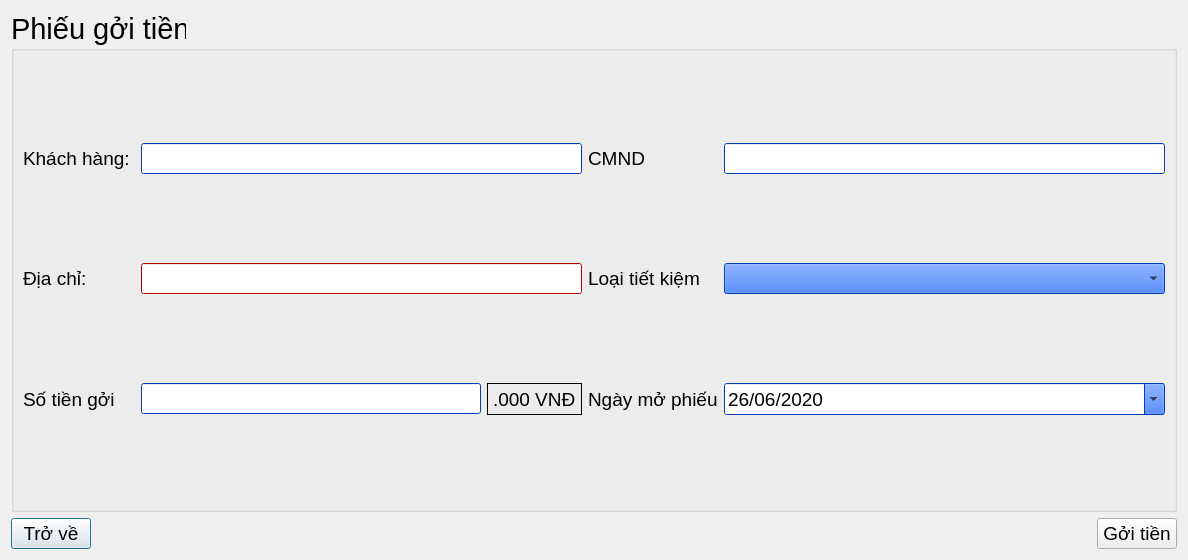
<?xml version="1.0" encoding="UTF-8"?>
<ui version="4.0">
 <class>PhieuGoiTien</class>
 <widget class="QDialog" name="PhieuGoiTien">
  <property name="geometry">
   <rect>
    <x>0</x>
    <y>0</y>
    <width>1188</width>
    <height>560</height>
   </rect>
  </property>
  <property name="windowTitle">
   <string/>
  </property>
  <layout class="QVBoxLayout" name="verticalLayout_2">
   <item>
    <widget class="QGroupBox" name="groupBox">
     <property name="palette">
      <palette>
       <active>
        <colorrole role="WindowText">
         <brush brushstyle="SolidPattern">
          <color alpha="255">
           <red>0</red>
           <green>0</green>
           <blue>0</blue>
          </color>
         </brush>
        </colorrole>
        <colorrole role="Button">
         <brush brushstyle="SolidPattern">
          <color alpha="255">
           <red>0</red>
           <green>85</green>
           <blue>255</blue>
          </color>
         </brush>
        </colorrole>
        <colorrole role="Light">
         <brush brushstyle="SolidPattern">
          <color alpha="255">
           <red>127</red>
           <green>170</green>
           <blue>255</blue>
          </color>
         </brush>
        </colorrole>
        <colorrole role="Midlight">
         <brush brushstyle="SolidPattern">
          <color alpha="255">
           <red>63</red>
           <green>127</green>
           <blue>255</blue>
          </color>
         </brush>
        </colorrole>
        <colorrole role="Dark">
         <brush brushstyle="SolidPattern">
          <color alpha="255">
           <red>0</red>
           <green>42</green>
           <blue>127</blue>
          </color>
         </brush>
        </colorrole>
        <colorrole role="Mid">
         <brush brushstyle="SolidPattern">
          <color alpha="255">
           <red>0</red>
           <green>56</green>
           <blue>170</blue>
          </color>
         </brush>
        </colorrole>
        <colorrole role="Text">
         <brush brushstyle="SolidPattern">
          <color alpha="255">
           <red>0</red>
           <green>0</green>
           <blue>0</blue>
          </color>
         </brush>
        </colorrole>
        <colorrole role="BrightText">
         <brush brushstyle="SolidPattern">
          <color alpha="255">
           <red>255</red>
           <green>255</green>
           <blue>255</blue>
          </color>
         </brush>
        </colorrole>
        <colorrole role="ButtonText">
         <brush brushstyle="SolidPattern">
          <color alpha="255">
           <red>0</red>
           <green>0</green>
           <blue>0</blue>
          </color>
         </brush>
        </colorrole>
        <colorrole role="Base">
         <brush brushstyle="SolidPattern">
          <color alpha="255">
           <red>255</red>
           <green>255</green>
           <blue>255</blue>
          </color>
         </brush>
        </colorrole>
        <colorrole role="Window">
         <brush brushstyle="SolidPattern">
          <color alpha="255">
           <red>0</red>
           <green>85</green>
           <blue>255</blue>
          </color>
         </brush>
        </colorrole>
        <colorrole role="Shadow">
         <brush brushstyle="SolidPattern">
          <color alpha="255">
           <red>0</red>
           <green>0</green>
           <blue>0</blue>
          </color>
         </brush>
        </colorrole>
        <colorrole role="AlternateBase">
         <brush brushstyle="SolidPattern">
          <color alpha="255">
           <red>127</red>
           <green>170</green>
           <blue>255</blue>
          </color>
         </brush>
        </colorrole>
        <colorrole role="ToolTipBase">
         <brush brushstyle="SolidPattern">
          <color alpha="255">
           <red>255</red>
           <green>255</green>
           <blue>220</blue>
          </color>
         </brush>
        </colorrole>
        <colorrole role="ToolTipText">
         <brush brushstyle="SolidPattern">
          <color alpha="255">
           <red>0</red>
           <green>0</green>
           <blue>0</blue>
          </color>
         </brush>
        </colorrole>
        <colorrole role="PlaceholderText">
         <brush brushstyle="SolidPattern">
          <color alpha="128">
           <red>0</red>
           <green>0</green>
           <blue>0</blue>
          </color>
         </brush>
        </colorrole>
       </active>
       <inactive>
        <colorrole role="WindowText">
         <brush brushstyle="SolidPattern">
          <color alpha="255">
           <red>0</red>
           <green>0</green>
           <blue>0</blue>
          </color>
         </brush>
        </colorrole>
        <colorrole role="Button">
         <brush brushstyle="SolidPattern">
          <color alpha="255">
           <red>0</red>
           <green>85</green>
           <blue>255</blue>
          </color>
         </brush>
        </colorrole>
        <colorrole role="Light">
         <brush brushstyle="SolidPattern">
          <color alpha="255">
           <red>127</red>
           <green>170</green>
           <blue>255</blue>
          </color>
         </brush>
        </colorrole>
        <colorrole role="Midlight">
         <brush brushstyle="SolidPattern">
          <color alpha="255">
           <red>63</red>
           <green>127</green>
           <blue>255</blue>
          </color>
         </brush>
        </colorrole>
        <colorrole role="Dark">
         <brush brushstyle="SolidPattern">
          <color alpha="255">
           <red>0</red>
           <green>42</green>
           <blue>127</blue>
          </color>
         </brush>
        </colorrole>
        <colorrole role="Mid">
         <brush brushstyle="SolidPattern">
          <color alpha="255">
           <red>0</red>
           <green>56</green>
           <blue>170</blue>
          </color>
         </brush>
        </colorrole>
        <colorrole role="Text">
         <brush brushstyle="SolidPattern">
          <color alpha="255">
           <red>0</red>
           <green>0</green>
           <blue>0</blue>
          </color>
         </brush>
        </colorrole>
        <colorrole role="BrightText">
         <brush brushstyle="SolidPattern">
          <color alpha="255">
           <red>255</red>
           <green>255</green>
           <blue>255</blue>
          </color>
         </brush>
        </colorrole>
        <colorrole role="ButtonText">
         <brush brushstyle="SolidPattern">
          <color alpha="255">
           <red>0</red>
           <green>0</green>
           <blue>0</blue>
          </color>
         </brush>
        </colorrole>
        <colorrole role="Base">
         <brush brushstyle="SolidPattern">
          <color alpha="255">
           <red>255</red>
           <green>255</green>
           <blue>255</blue>
          </color>
         </brush>
        </colorrole>
        <colorrole role="Window">
         <brush brushstyle="SolidPattern">
          <color alpha="255">
           <red>0</red>
           <green>85</green>
           <blue>255</blue>
          </color>
         </brush>
        </colorrole>
        <colorrole role="Shadow">
         <brush brushstyle="SolidPattern">
          <color alpha="255">
           <red>0</red>
           <green>0</green>
           <blue>0</blue>
          </color>
         </brush>
        </colorrole>
        <colorrole role="AlternateBase">
         <brush brushstyle="SolidPattern">
          <color alpha="255">
           <red>127</red>
           <green>170</green>
           <blue>255</blue>
          </color>
         </brush>
        </colorrole>
        <colorrole role="ToolTipBase">
         <brush brushstyle="SolidPattern">
          <color alpha="255">
           <red>255</red>
           <green>255</green>
           <blue>220</blue>
          </color>
         </brush>
        </colorrole>
        <colorrole role="ToolTipText">
         <brush brushstyle="SolidPattern">
          <color alpha="255">
           <red>0</red>
           <green>0</green>
           <blue>0</blue>
          </color>
         </brush>
        </colorrole>
        <colorrole role="PlaceholderText">
         <brush brushstyle="SolidPattern">
          <color alpha="128">
           <red>0</red>
           <green>0</green>
           <blue>0</blue>
          </color>
         </brush>
        </colorrole>
       </inactive>
       <disabled>
        <colorrole role="WindowText">
         <brush brushstyle="SolidPattern">
          <color alpha="255">
           <red>0</red>
           <green>42</green>
           <blue>127</blue>
          </color>
         </brush>
        </colorrole>
        <colorrole role="Button">
         <brush brushstyle="SolidPattern">
          <color alpha="255">
           <red>0</red>
           <green>85</green>
           <blue>255</blue>
          </color>
         </brush>
        </colorrole>
        <colorrole role="Light">
         <brush brushstyle="SolidPattern">
          <color alpha="255">
           <red>127</red>
           <green>170</green>
           <blue>255</blue>
          </color>
         </brush>
        </colorrole>
        <colorrole role="Midlight">
         <brush brushstyle="SolidPattern">
          <color alpha="255">
           <red>63</red>
           <green>127</green>
           <blue>255</blue>
          </color>
         </brush>
        </colorrole>
        <colorrole role="Dark">
         <brush brushstyle="SolidPattern">
          <color alpha="255">
           <red>0</red>
           <green>42</green>
           <blue>127</blue>
          </color>
         </brush>
        </colorrole>
        <colorrole role="Mid">
         <brush brushstyle="SolidPattern">
          <color alpha="255">
           <red>0</red>
           <green>56</green>
           <blue>170</blue>
          </color>
         </brush>
        </colorrole>
        <colorrole role="Text">
         <brush brushstyle="SolidPattern">
          <color alpha="255">
           <red>0</red>
           <green>42</green>
           <blue>127</blue>
          </color>
         </brush>
        </colorrole>
        <colorrole role="BrightText">
         <brush brushstyle="SolidPattern">
          <color alpha="255">
           <red>255</red>
           <green>255</green>
           <blue>255</blue>
          </color>
         </brush>
        </colorrole>
        <colorrole role="ButtonText">
         <brush brushstyle="SolidPattern">
          <color alpha="255">
           <red>0</red>
           <green>42</green>
           <blue>127</blue>
          </color>
         </brush>
        </colorrole>
        <colorrole role="Base">
         <brush brushstyle="SolidPattern">
          <color alpha="255">
           <red>0</red>
           <green>85</green>
           <blue>255</blue>
          </color>
         </brush>
        </colorrole>
        <colorrole role="Window">
         <brush brushstyle="SolidPattern">
          <color alpha="255">
           <red>0</red>
           <green>85</green>
           <blue>255</blue>
          </color>
         </brush>
        </colorrole>
        <colorrole role="Shadow">
         <brush brushstyle="SolidPattern">
          <color alpha="255">
           <red>0</red>
           <green>0</green>
           <blue>0</blue>
          </color>
         </brush>
        </colorrole>
        <colorrole role="AlternateBase">
         <brush brushstyle="SolidPattern">
          <color alpha="255">
           <red>0</red>
           <green>85</green>
           <blue>255</blue>
          </color>
         </brush>
        </colorrole>
        <colorrole role="ToolTipBase">
         <brush brushstyle="SolidPattern">
          <color alpha="255">
           <red>255</red>
           <green>255</green>
           <blue>220</blue>
          </color>
         </brush>
        </colorrole>
        <colorrole role="ToolTipText">
         <brush brushstyle="SolidPattern">
          <color alpha="255">
           <red>0</red>
           <green>0</green>
           <blue>0</blue>
          </color>
         </brush>
        </colorrole>
        <colorrole role="PlaceholderText">
         <brush brushstyle="SolidPattern">
          <color alpha="128">
           <red>0</red>
           <green>0</green>
           <blue>0</blue>
          </color>
         </brush>
        </colorrole>
       </disabled>
      </palette>
     </property>
     <property name="font">
      <font>
       <pointsize>22</pointsize>
      </font>
     </property>
     <property name="autoFillBackground">
      <bool>false</bool>
     </property>
     <property name="title">
      <string>Phiếu gởi tiền</string>
     </property>
     <layout class="QGridLayout" name="gridLayout">
      <item row="0" column="0">
       <widget class="QLabel" name="khachhang">
        <property name="font">
         <font>
          <pointsize>14</pointsize>
         </font>
        </property>
        <property name="text">
         <string>Khách hàng: </string>
        </property>
       </widget>
      </item>
      <item row="0" column="1">
       <widget class="QLineEdit" name="khachhangEditText">
        <property name="font">
         <font>
          <pointsize>14</pointsize>
         </font>
        </property>
       </widget>
      </item>
      <item row="0" column="2">
       <widget class="QLabel" name="cmnd">
        <property name="font">
         <font>
          <pointsize>14</pointsize>
         </font>
        </property>
        <property name="text">
         <string>CMND</string>
        </property>
        <property name="buddy">
         <cstring>lineEdit_5</cstring>
        </property>
       </widget>
      </item>
      <item row="0" column="3">
       <widget class="QLineEdit" name="cmndEditText">
        <property name="font">
         <font>
          <pointsize>14</pointsize>
         </font>
        </property>
       </widget>
      </item>
      <item row="1" column="0">
       <widget class="QLabel" name="diachi">
        <property name="font">
         <font>
          <pointsize>14</pointsize>
         </font>
        </property>
        <property name="text">
         <string>Địa chỉ:</string>
        </property>
       </widget>
      </item>
      <item row="1" column="1">
       <widget class="QLineEdit" name="diachiEditText">
        <property name="palette">
         <palette>
          <active>
           <colorrole role="WindowText">
            <brush brushstyle="SolidPattern">
             <color alpha="255">
              <red>0</red>
              <green>0</green>
              <blue>0</blue>
             </color>
            </brush>
           </colorrole>
           <colorrole role="Button">
            <brush brushstyle="SolidPattern">
             <color alpha="255">
              <red>255</red>
              <green>0</green>
              <blue>0</blue>
             </color>
            </brush>
           </colorrole>
           <colorrole role="Light">
            <brush brushstyle="SolidPattern">
             <color alpha="255">
              <red>255</red>
              <green>127</green>
              <blue>127</blue>
             </color>
            </brush>
           </colorrole>
           <colorrole role="Midlight">
            <brush brushstyle="SolidPattern">
             <color alpha="255">
              <red>255</red>
              <green>63</green>
              <blue>63</blue>
             </color>
            </brush>
           </colorrole>
           <colorrole role="Dark">
            <brush brushstyle="SolidPattern">
             <color alpha="255">
              <red>127</red>
              <green>0</green>
              <blue>0</blue>
             </color>
            </brush>
           </colorrole>
           <colorrole role="Mid">
            <brush brushstyle="SolidPattern">
             <color alpha="255">
              <red>170</red>
              <green>0</green>
              <blue>0</blue>
             </color>
            </brush>
           </colorrole>
           <colorrole role="Text">
            <brush brushstyle="SolidPattern">
             <color alpha="255">
              <red>0</red>
              <green>0</green>
              <blue>0</blue>
             </color>
            </brush>
           </colorrole>
           <colorrole role="BrightText">
            <brush brushstyle="SolidPattern">
             <color alpha="255">
              <red>255</red>
              <green>255</green>
              <blue>255</blue>
             </color>
            </brush>
           </colorrole>
           <colorrole role="ButtonText">
            <brush brushstyle="SolidPattern">
             <color alpha="255">
              <red>0</red>
              <green>0</green>
              <blue>0</blue>
             </color>
            </brush>
           </colorrole>
           <colorrole role="Base">
            <brush brushstyle="SolidPattern">
             <color alpha="255">
              <red>255</red>
              <green>255</green>
              <blue>255</blue>
             </color>
            </brush>
           </colorrole>
           <colorrole role="Window">
            <brush brushstyle="SolidPattern">
             <color alpha="255">
              <red>255</red>
              <green>0</green>
              <blue>0</blue>
             </color>
            </brush>
           </colorrole>
           <colorrole role="Shadow">
            <brush brushstyle="SolidPattern">
             <color alpha="255">
              <red>0</red>
              <green>0</green>
              <blue>0</blue>
             </color>
            </brush>
           </colorrole>
           <colorrole role="AlternateBase">
            <brush brushstyle="SolidPattern">
             <color alpha="255">
              <red>255</red>
              <green>127</green>
              <blue>127</blue>
             </color>
            </brush>
           </colorrole>
           <colorrole role="ToolTipBase">
            <brush brushstyle="SolidPattern">
             <color alpha="255">
              <red>255</red>
              <green>255</green>
              <blue>220</blue>
             </color>
            </brush>
           </colorrole>
           <colorrole role="ToolTipText">
            <brush brushstyle="SolidPattern">
             <color alpha="255">
              <red>0</red>
              <green>0</green>
              <blue>0</blue>
             </color>
            </brush>
           </colorrole>
           <colorrole role="PlaceholderText">
            <brush brushstyle="SolidPattern">
             <color alpha="128">
              <red>0</red>
              <green>0</green>
              <blue>0</blue>
             </color>
            </brush>
           </colorrole>
          </active>
          <inactive>
           <colorrole role="WindowText">
            <brush brushstyle="SolidPattern">
             <color alpha="255">
              <red>0</red>
              <green>0</green>
              <blue>0</blue>
             </color>
            </brush>
           </colorrole>
           <colorrole role="Button">
            <brush brushstyle="SolidPattern">
             <color alpha="255">
              <red>255</red>
              <green>0</green>
              <blue>0</blue>
             </color>
            </brush>
           </colorrole>
           <colorrole role="Light">
            <brush brushstyle="SolidPattern">
             <color alpha="255">
              <red>255</red>
              <green>127</green>
              <blue>127</blue>
             </color>
            </brush>
           </colorrole>
           <colorrole role="Midlight">
            <brush brushstyle="SolidPattern">
             <color alpha="255">
              <red>255</red>
              <green>63</green>
              <blue>63</blue>
             </color>
            </brush>
           </colorrole>
           <colorrole role="Dark">
            <brush brushstyle="SolidPattern">
             <color alpha="255">
              <red>127</red>
              <green>0</green>
              <blue>0</blue>
             </color>
            </brush>
           </colorrole>
           <colorrole role="Mid">
            <brush brushstyle="SolidPattern">
             <color alpha="255">
              <red>170</red>
              <green>0</green>
              <blue>0</blue>
             </color>
            </brush>
           </colorrole>
           <colorrole role="Text">
            <brush brushstyle="SolidPattern">
             <color alpha="255">
              <red>0</red>
              <green>0</green>
              <blue>0</blue>
             </color>
            </brush>
           </colorrole>
           <colorrole role="BrightText">
            <brush brushstyle="SolidPattern">
             <color alpha="255">
              <red>255</red>
              <green>255</green>
              <blue>255</blue>
             </color>
            </brush>
           </colorrole>
           <colorrole role="ButtonText">
            <brush brushstyle="SolidPattern">
             <color alpha="255">
              <red>0</red>
              <green>0</green>
              <blue>0</blue>
             </color>
            </brush>
           </colorrole>
           <colorrole role="Base">
            <brush brushstyle="SolidPattern">
             <color alpha="255">
              <red>255</red>
              <green>255</green>
              <blue>255</blue>
             </color>
            </brush>
           </colorrole>
           <colorrole role="Window">
            <brush brushstyle="SolidPattern">
             <color alpha="255">
              <red>255</red>
              <green>0</green>
              <blue>0</blue>
             </color>
            </brush>
           </colorrole>
           <colorrole role="Shadow">
            <brush brushstyle="SolidPattern">
             <color alpha="255">
              <red>0</red>
              <green>0</green>
              <blue>0</blue>
             </color>
            </brush>
           </colorrole>
           <colorrole role="AlternateBase">
            <brush brushstyle="SolidPattern">
             <color alpha="255">
              <red>255</red>
              <green>127</green>
              <blue>127</blue>
             </color>
            </brush>
           </colorrole>
           <colorrole role="ToolTipBase">
            <brush brushstyle="SolidPattern">
             <color alpha="255">
              <red>255</red>
              <green>255</green>
              <blue>220</blue>
             </color>
            </brush>
           </colorrole>
           <colorrole role="ToolTipText">
            <brush brushstyle="SolidPattern">
             <color alpha="255">
              <red>0</red>
              <green>0</green>
              <blue>0</blue>
             </color>
            </brush>
           </colorrole>
           <colorrole role="PlaceholderText">
            <brush brushstyle="SolidPattern">
             <color alpha="128">
              <red>0</red>
              <green>0</green>
              <blue>0</blue>
             </color>
            </brush>
           </colorrole>
          </inactive>
          <disabled>
           <colorrole role="WindowText">
            <brush brushstyle="SolidPattern">
             <color alpha="255">
              <red>127</red>
              <green>0</green>
              <blue>0</blue>
             </color>
            </brush>
           </colorrole>
           <colorrole role="Button">
            <brush brushstyle="SolidPattern">
             <color alpha="255">
              <red>255</red>
              <green>0</green>
              <blue>0</blue>
             </color>
            </brush>
           </colorrole>
           <colorrole role="Light">
            <brush brushstyle="SolidPattern">
             <color alpha="255">
              <red>255</red>
              <green>127</green>
              <blue>127</blue>
             </color>
            </brush>
           </colorrole>
           <colorrole role="Midlight">
            <brush brushstyle="SolidPattern">
             <color alpha="255">
              <red>255</red>
              <green>63</green>
              <blue>63</blue>
             </color>
            </brush>
           </colorrole>
           <colorrole role="Dark">
            <brush brushstyle="SolidPattern">
             <color alpha="255">
              <red>127</red>
              <green>0</green>
              <blue>0</blue>
             </color>
            </brush>
           </colorrole>
           <colorrole role="Mid">
            <brush brushstyle="SolidPattern">
             <color alpha="255">
              <red>170</red>
              <green>0</green>
              <blue>0</blue>
             </color>
            </brush>
           </colorrole>
           <colorrole role="Text">
            <brush brushstyle="SolidPattern">
             <color alpha="255">
              <red>127</red>
              <green>0</green>
              <blue>0</blue>
             </color>
            </brush>
           </colorrole>
           <colorrole role="BrightText">
            <brush brushstyle="SolidPattern">
             <color alpha="255">
              <red>255</red>
              <green>255</green>
              <blue>255</blue>
             </color>
            </brush>
           </colorrole>
           <colorrole role="ButtonText">
            <brush brushstyle="SolidPattern">
             <color alpha="255">
              <red>127</red>
              <green>0</green>
              <blue>0</blue>
             </color>
            </brush>
           </colorrole>
           <colorrole role="Base">
            <brush brushstyle="SolidPattern">
             <color alpha="255">
              <red>255</red>
              <green>0</green>
              <blue>0</blue>
             </color>
            </brush>
           </colorrole>
           <colorrole role="Window">
            <brush brushstyle="SolidPattern">
             <color alpha="255">
              <red>255</red>
              <green>0</green>
              <blue>0</blue>
             </color>
            </brush>
           </colorrole>
           <colorrole role="Shadow">
            <brush brushstyle="SolidPattern">
             <color alpha="255">
              <red>0</red>
              <green>0</green>
              <blue>0</blue>
             </color>
            </brush>
           </colorrole>
           <colorrole role="AlternateBase">
            <brush brushstyle="SolidPattern">
             <color alpha="255">
              <red>255</red>
              <green>0</green>
              <blue>0</blue>
             </color>
            </brush>
           </colorrole>
           <colorrole role="ToolTipBase">
            <brush brushstyle="SolidPattern">
             <color alpha="255">
              <red>255</red>
              <green>255</green>
              <blue>220</blue>
             </color>
            </brush>
           </colorrole>
           <colorrole role="ToolTipText">
            <brush brushstyle="SolidPattern">
             <color alpha="255">
              <red>0</red>
              <green>0</green>
              <blue>0</blue>
             </color>
            </brush>
           </colorrole>
           <colorrole role="PlaceholderText">
            <brush brushstyle="SolidPattern">
             <color alpha="128">
              <red>0</red>
              <green>0</green>
              <blue>0</blue>
             </color>
            </brush>
           </colorrole>
          </disabled>
         </palette>
        </property>
        <property name="font">
         <font>
          <pointsize>14</pointsize>
         </font>
        </property>
       </widget>
      </item>
      <item row="1" column="2">
       <widget class="QLabel" name="loaitietkiem">
        <property name="font">
         <font>
          <pointsize>14</pointsize>
         </font>
        </property>
        <property name="text">
         <string>Loại tiết kiệm</string>
        </property>
        <property name="margin">
         <number>0</number>
        </property>
        <property name="buddy">
         <cstring>lineEdit_6</cstring>
        </property>
       </widget>
      </item>
      <item row="1" column="3">
       <widget class="QComboBox" name="comboBox">
        <property name="font">
         <font>
          <pointsize>14</pointsize>
         </font>
        </property>
       </widget>
      </item>
      <item row="2" column="0">
       <widget class="QLabel" name="sotiengoi">
        <property name="font">
         <font>
          <pointsize>14</pointsize>
         </font>
        </property>
        <property name="text">
         <string>Số tiền gởi</string>
        </property>
       </widget>
      </item>
      <item row="2" column="1">
       <layout class="QHBoxLayout" name="horizontalLayout_2">
        <item>
         <widget class="QLineEdit" name="sotiengoiEditText">
          <property name="font">
           <font>
            <pointsize>14</pointsize>
           </font>
          </property>
         </widget>
        </item>
        <item>
         <widget class="QLabel" name="label_2">
          <property name="sizePolicy">
           <sizepolicy hsizetype="Preferred" vsizetype="Preferred">
            <horstretch>0</horstretch>
            <verstretch>0</verstretch>
           </sizepolicy>
          </property>
          <property name="font">
           <font>
            <pointsize>14</pointsize>
           </font>
          </property>
          <property name="frameShape">
           <enum>QFrame::Box</enum>
          </property>
          <property name="text">
           <string>.000 VNĐ</string>
          </property>
         </widget>
        </item>
       </layout>
      </item>
      <item row="2" column="2">
       <widget class="QLabel" name="ngaymophieu">
        <property name="font">
         <font>
          <pointsize>14</pointsize>
         </font>
        </property>
        <property name="text">
         <string>Ngày mở phiếu</string>
        </property>
        <property name="buddy">
         <cstring>lineEdit_7</cstring>
        </property>
       </widget>
      </item>
      <item row="2" column="3">
       <widget class="QDateEdit" name="dateEdit">
        <property name="font">
         <font>
          <pointsize>14</pointsize>
         </font>
        </property>
        <property name="minimumDate">
         <date>
          <year>2020</year>
          <month>6</month>
          <day>26</day>
         </date>
        </property>
        <property name="displayFormat">
         <string>dd/MM/yyyy</string>
        </property>
        <property name="calendarPopup">
         <bool>true</bool>
        </property>
       </widget>
      </item>
     </layout>
    </widget>
   </item>
   <item>
    <layout class="QHBoxLayout" name="horizontalLayout">
     <item>
      <widget class="QPushButton" name="pushButton_2">
       <property name="font">
        <font>
         <pointsize>14</pointsize>
        </font>
       </property>
       <property name="text">
        <string>Trở về</string>
       </property>
      </widget>
     </item>
     <item>
      <spacer name="horizontalSpacer">
       <property name="orientation">
        <enum>Qt::Horizontal</enum>
       </property>
       <property name="sizeHint" stdset="0">
        <size>
         <width>40</width>
         <height>20</height>
        </size>
       </property>
      </spacer>
     </item>
     <item>
      <widget class="QPushButton" name="pushButton">
       <property name="font">
        <font>
         <pointsize>14</pointsize>
        </font>
       </property>
       <property name="text">
        <string>Gởi tiền</string>
       </property>
      </widget>
     </item>
    </layout>
   </item>
  </layout>
 </widget>
 <tabstops>
  <tabstop>khachhangEditText</tabstop>
  <tabstop>cmndEditText</tabstop>
  <tabstop>diachiEditText</tabstop>
  <tabstop>comboBox</tabstop>
  <tabstop>sotiengoiEditText</tabstop>
  <tabstop>dateEdit</tabstop>
  <tabstop>pushButton</tabstop>
  <tabstop>pushButton_2</tabstop>
 </tabstops>
 <resources/>
 <connections/>
</ui>
